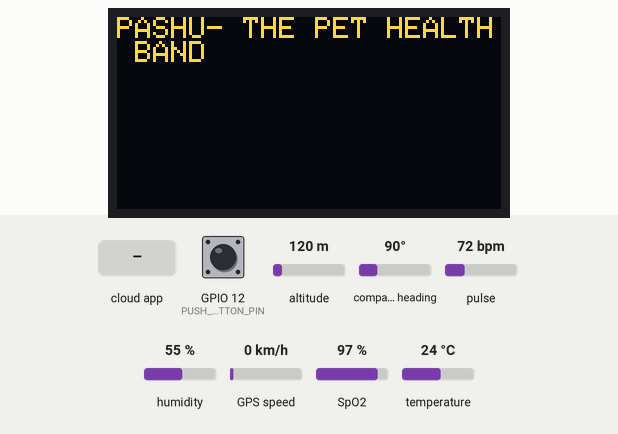
Simulated run of this sketch. Board: ESP32. On the bench: 128×64 one-colour display. The test bench sets the inputs (shaded band); at power-on: GPIO 12 (PUSH_BUTTON_PIN) LOW, altitude 120 m, compass heading 90°, pulse 72 bpm, humidity 55 %, GPS speed 0 km/h, SpO2 97 %, temperature 24 °C. The OLED is the two-colour kind (top 16 rows yellow); WiFi joins after 1.5 s; servers stay silent unless stated; the display library's start-up logo is not drawn; the local clock reads 2024-03-15 10:24:30 at power-on unless the sketch sets it; the GPS gets a fix after 3 s at 37.7749, -122.4194 with 8 satellites; no MQTT or app messages arrive unless stated; what the sketch prints to the serial monitor is not drawn.

Above: at 1.1 s.
At 9.2 s:
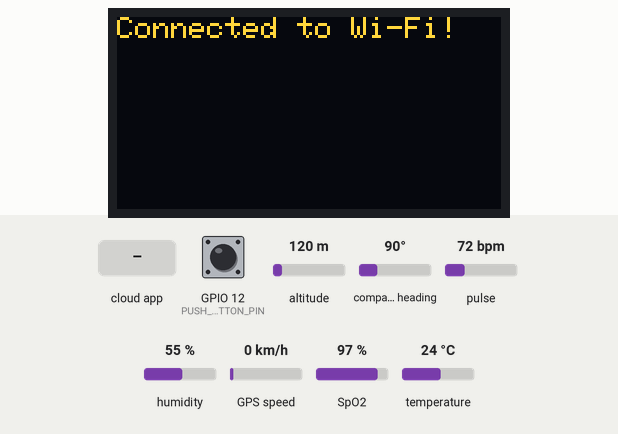
At 20.5 s:
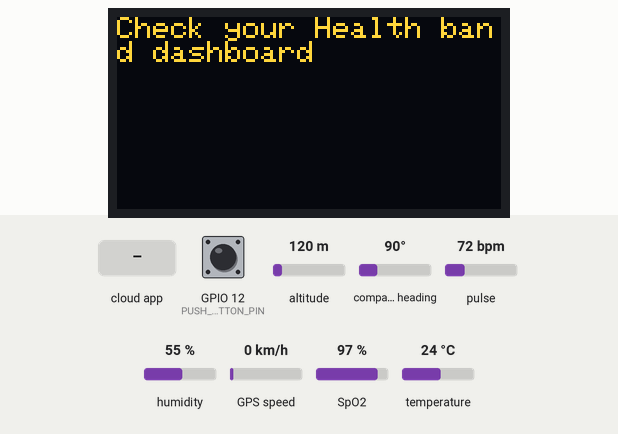
20.6 s: the phone or cloud app sets switch to ON
Timing chart, 0 to 23.6 s (numbered marks = the images above; inputs shaded):
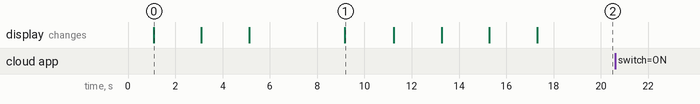

Measured:
- after the input at 20.6 s, every drawn part: stays the same
- what the display in image 0 shows lasts 2.0 s, from 1.1 s to 3.1 s
- what the display in image 1 shows lasts 2.0 s, from 9.2 s to 11.2 s

The sketch:

animal_code.ino
```cpp
#include <Wire.h>
#include <WiFi.h>
#include <WiFiClientSecure.h>
#include "Adafruit_MQTT.h"
#include "Adafruit_MQTT_Client.h"
#include <Adafruit_Sensor.h>
#include <DHT.h>
#include <Adafruit_SSD1306.h>
#include <TinyGPS++.h>
#include <HardwareSerial.h>
#include "MAX30100_PulseOximeter.h"
#include <UniversalTelegramBot.h>

#define IO_USERNAME  "############"
#define IO_KEY       "#####################################"

#define WIFI_SSID "#######"
#define WIFI_PASS "###########"

#define DHTPIN 5
#define DHTTYPE DHT11

#define GPS_RX 2
#define GPS_TX 4
#define I2C_SDA   21
#define I2C_SCL   22

#define SCREEN_WIDTH 128
#define SCREEN_HEIGHT 64
#define OLED_RESET -1
Adafruit_SSD1306 display(SCREEN_WIDTH, SCREEN_HEIGHT, &Wire, OLED_RESET);

WiFiClient client;
Adafruit_MQTT_Client mqtt(&client, "io.adafruit.com", 1883, IO_USERNAME, IO_KEY);
Adafruit_MQTT_Publish GPSLocation = Adafruit_MQTT_Publish(&mqtt, IO_USERNAME "/feeds/gps/csv");
Adafruit_MQTT_Publish bpm_pub = Adafruit_MQTT_Publish(&mqtt, IO_USERNAME "/feeds/heartbeat");
Adafruit_MQTT_Publish spo2_pub = Adafruit_MQTT_Publish(&mqtt, IO_USERNAME "/feeds/spO2");
Adafruit_MQTT_Subscribe sw_sub = Adafruit_MQTT_Subscribe(&mqtt, IO_USERNAME "/feeds/switch");

DHT dht(DHTPIN, DHTTYPE);
TinyGPSPlus gps;
HardwareSerial GPSSerial(1); // Set up a software serial port for the GPS module
PulseOximeter pox;
float speed_mph = 0;
float altitude = 0;
float lati;     // Storing the Latitude
float longi;    // Storing the Longitude

char gpsdata[120];
TaskHandle_t poxReadTaskHld = NULL;
TaskHandle_t mqttPubTaskHld = NULL;

// Telegram BOT Token (Get from Botfather)
#define BOT_TOKEN "6585668503:AAHHHyBfLI4V0Hfjx4kmKw9acgiGKJH5bdA"

const unsigned long BOT_MTBS = 1000; // mean time between scan messages
const unsigned long HELLO_INTERVAL = 5000; // time interval for sending "Hello" (in milliseconds)

WiFiClientSecure secured_client;
UniversalTelegramBot bot(BOT_TOKEN, secured_client);
unsigned long bot_lasttime; // last time messages' scan has been done
unsigned long hello_lasttime; // last time "Hello" message was sent

#define PUSH_BUTTON_PIN 12
int prevButtonState = LOW;

void connectWiFi() {
  WiFi.begin(WIFI_SSID, WIFI_PASS);
  while (WiFi.status() != WL_CONNECTED) {
    delay(1000);
    Serial.println("Connecting to WiFi...");
  }
  Serial.println("Connected to WiFi!");
}

void connectAdafruit() {
  int8_t ret;
  while ((ret = mqtt.connect()) != 0) {
    Serial.println(mqtt.connectErrorString(ret));
    Serial.println("Connecting to Adafruit MQTT... ");
    delay(5000);
  }
  Serial.println("Connected to Adafruit MQTT!");
}

void onBeatDetected() {
  Serial.println("Beat!");
}

void stopReadPOX() {
  pox.shutdown();
}

void startReadPOX() {
  pox.resume();
}

void poxReadTask(void *param) {
  while (1) {
    pox.update();
    vTaskDelay(1 / portTICK_PERIOD_MS);
  }
  poxReadTaskHld = NULL;
  vTaskDelete(NULL);
}

void mqttPubTask(void *param) {
  uint8_t sec_count = 0;
  while (1) {
    float bpm_dt = pox.getHeartRate();
    float spo2_dt = pox.getSpO2();

    if (sec_count >= 5) {
      bpm_pub.publish(bpm_dt);
      spo2_pub.publish(spo2_dt);
      sec_count = 0;
    }

    vTaskDelay(1000 / portTICK_PERIOD_MS);
    sec_count++;
  }
  mqttPubTaskHld = NULL;
  vTaskDelete(NULL);
}

String currentChatId; // Declare chat_id as a global variable

void handleNewMessages(int numNewMessages) {
  for (int i = 0; i < numNewMessages; i++) {
    currentChatId = bot.messages[i].chat_id;
    String text = bot.messages[i].text;
    String from_name = bot.messages[i].from_name;

    if (from_name == "") from_name = "Guest";

    if (text == "/hello") {
      sendHello(currentChatId);
    } else if (text == "/help") {
      sendGPSLocation(currentChatId);
    }

    if (text == "/start") {
      sendWelcome(currentChatId, from_name);
    }
  }
}

void sendHello(String chat_id) {
  bot.sendMessage(chat_id, "Hello from your bot!", "");
}


void sendGPSLocation(String chat_id) {
  if (gps.location.isValid()) {
    String locationLink = "https://maps.google.com/?q=" + String(gps.location.lat(), 6) + "," + String(gps.location.lng(), 6);
    bot.sendMessage(chat_id, "Here is your current location: " + locationLink, "");
  } else {
    bot.sendMessage(chat_id, "Unable to determine current location.", "");
  }
}

void sendWelcome(String chat_id, String from_name) {
  String welcome = "Welcome to Universal Arduino Telegram Bot library, " + from_name + ".\n";
  welcome += "This is a Hello Bot example.\n\n";
  welcome += "/hello : to receive a greeting\n";
  welcome += "/help : to get the current GPS coordinates link\n";
  bot.sendMessage(chat_id, welcome, "Markdown");
}


void setup() {
  pinMode(PUSH_BUTTON_PIN, INPUT);
  mqtt.subscribe(&sw_sub);
  secured_client.setCACert(TELEGRAM_CERTIFICATE_ROOT); // Add root certificate for api.telegram.org
  Serial.begin(115200);
  display.begin(SSD1306_SWITCHCAPVCC, 0x3C);
  display.display();
  delay(1000);
  display.clearDisplay();
  display.setTextSize(1);
  display.setTextColor(SSD1306_WHITE);
  display.setCursor(0, 0);
  display.println("PASHU- THE PET HEALTH BAND");
  display.display();
  delay(2000);

  display.clearDisplay();
  display.setCursor(0, 0);
  display.println("Initializing Band......");
  display.display();
  delay(2000);

  display.clearDisplay();
  display.setCursor(0, 0);
  display.println("Finding server.....");
  display.display();
  delay(2000);

  connectWiFi();

  if (WiFi.status() == WL_CONNECTED) {
    display.clearDisplay();
    display.setCursor(0, 0);
    display.println("Connected to Wi-Fi!");
    display.display();
    delay(2000);
  } else {
    display.clearDisplay();
    display.setCursor(0, 0);
    display.println("Not connected to WiFi");
    display.display();
    while (true);
  }

  connectAdafruit();

  if (mqtt.connected()) {
    display.clearDisplay();
    display.setCursor(0, 0);
    display.println("Connecting to Adafruit MQTT...");
    display.display();
    delay(2000);

    display.clearDisplay();
    display.setCursor(0, 0);
    display.println("Connected To server");
    display.display();
    delay(2000);

    display.clearDisplay();
    display.setCursor(0, 0);
    display.println("Band Connected to server");
    display.display();
    delay(2000);

    display.clearDisplay();
    display.setCursor(0, 0);
    display.println("Check your Health band dashboard");
    display.display();
    delay(2000);
  }


  Serial.print("Retrieving time: ");
  configTime(0, 0, "pool.ntp.org"); // get UTC time via NTP
  time_t now = time(nullptr);
  while (now < 24 * 3600)
  {
    Serial.print(".");
    delay(100);
    now = time(nullptr);
  }
  Serial.println(now);
  hello_lasttime = millis();

  pox.begin();
  pox.setIRLedCurrent(MAX30100_LED_CURR_7_6MA);
  pox.setOnBeatDetectedCallback(onBeatDetected);
  stopReadPOX();

  GPSSerial.begin(9600, SERIAL_8N1, GPS_RX, GPS_TX);
  dht.begin();
}

void loop() {
  int buttonState = digitalRead(PUSH_BUTTON_PIN);

  if (buttonState == HIGH) {
    Serial.println("Button Pressed");
    sendGPSLocation(currentChatId);
    Serial.println("Message sent");
  }

  prevButtonState = buttonState;

  if (millis() - hello_lasttime > HELLO_INTERVAL)
  {
    sendHello("your_chat_id");
    hello_lasttime = millis();
  }

  if (millis() - bot_lasttime > BOT_MTBS)
  {
    int numNewMessages = bot.getUpdates(bot.last_message_received + 1);

    while (numNewMessages)
    {
      Serial.println("got response");
      handleNewMessages(numNewMessages);
      numNewMessages = bot.getUpdates(bot.last_message_received + 1);
    }

    bot_lasttime = millis();
  }

  // Delay before reading DHT11 data
  delay(1000);  // Add a delay before reading DHT11 data

  // Read data from DHT11
  float h = dht.readHumidity();
  float t = dht.readTemperature();

  if (isnan(h) || isnan(t)) {
    Serial.println("Failed to read from DHT sensor!");
  } else {
    Serial.print("Temperature: ");
    Serial.print(t);
    Serial.println(" °C");
    Serial.print("Humidity: ");
    Serial.print(h);
    Serial.println(" %");

    Adafruit_MQTT_Publish temperature = Adafruit_MQTT_Publish(&mqtt, IO_USERNAME "/feeds/temperature");
    temperature.publish(String(t).c_str());

    Adafruit_MQTT_Publish humidity = Adafruit_MQTT_Publish(&mqtt, IO_USERNAME "/feeds/humidity");
    humidity.publish(String(h).c_str());
  }

  getCoordinates();

  Serial.print("Lati = ");
  Serial.print(lati, 6);
  Serial.print("\tLongi = ");
  Serial.println(longi, 6);

  if (!GPSLocation.publish(gpsdata)) {
    Serial.println(F("Failed"));
  } else {
    Serial.println(F("Sent!"));
  }

  Adafruit_MQTT_Subscribe *subscription;
  while ((subscription = mqtt.readSubscription(5000))) {
    if (subscription == &sw_sub) {
      if (!strcmp((char*)sw_sub.lastread, "ON")) {
        // Start the POX and MQTT tasks as before
        startReadPOX();
        BaseType_t xReturned;

        if (poxReadTaskHld == NULL) {
          xReturned = xTaskCreate(poxReadTask, "pox_read", 1024 * 3, NULL, 2, &poxReadTaskHld);
        }

        if (mqttPubTaskHld == NULL) {
          xReturned = xTaskCreate(mqttPubTask, "mqttPub", 1024 * 3, NULL, 2, &mqttPubTaskHld);
        }
      } else {
        // Stop the POX and MQTT tasks as before
        if (poxReadTaskHld != NULL) {
          vTaskDelete(poxReadTaskHld);
          poxReadTaskHld = NULL;
        }

        if (mqttPubTaskHld != NULL) {
          vTaskDelete(mqttPubTaskHld);
          mqttPubTaskHld = NULL;
        }

        stopReadPOX();
      }
    }
  }

  mqtt.processPackets(5000);
  delay(5000);
}

void getCoordinates() {
  readGPSData();
  char *p = gpsdata;

  dtostrf(speed_mph, 2, 6, p);
  p += strlen(p);
  p[0] = ','; p++;

  dtostrf(lati, 2, 6, p);
  p += strlen(p);
  p[0] = ','; p++;

  dtostrf(longi, 3, 6, p);
  p += strlen(p);
  p[0] = ','; p++;

  dtostrf(altitude, 2, 6, p);
  p += strlen(p);

  p[0] = 0;
}

void readGPSData() {
  while (GPSSerial.available() > 0) {
    gps.encode(GPSSerial.read());
  }

  if (gps.location.isValid()) {
    lati = gps.location.lat();
    longi = gps.location.lng();
    Serial.print("Lati: ");
    Serial.print(lati, 6);
    Serial.print("\tLongi: ");
    Serial.println(longi, 6);
  }
  waitGPS(1000);

  if (millis() > 5000 && gps.charsProcessed() < 10)
    Serial.println("Waiting for data...");
}

static void waitGPS(unsigned long ms) {
  unsigned long start = millis();
  do {
    while (GPSSerial.available())
      gps.encode(GPSSerial.read());
  } while (millis() - start < ms);
}
```
